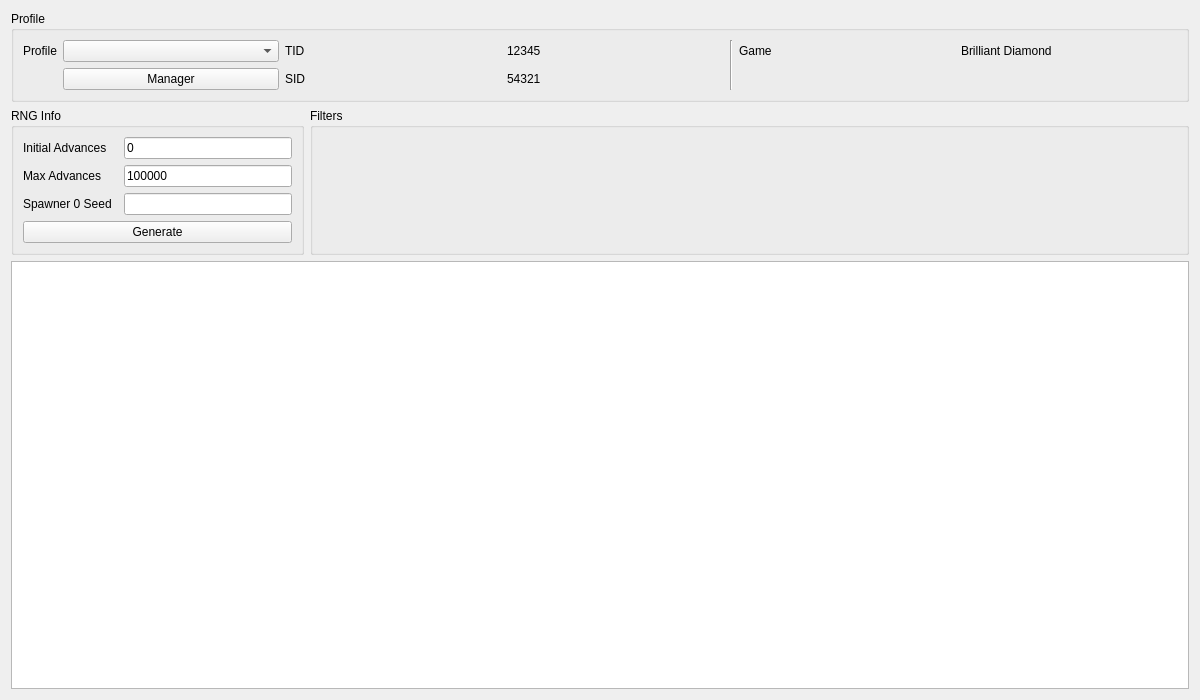
<?xml version="1.0" encoding="UTF-8"?>
<ui version="4.0">
 <class>WildPLA</class>
 <widget class="QWidget" name="WildPLA">
  <property name="geometry">
   <rect>
    <x>0</x>
    <y>0</y>
    <width>1200</width>
    <height>700</height>
   </rect>
  </property>
  <property name="windowTitle">
   <string>Form</string>
  </property>
  <layout class="QGridLayout" name="gridLayout_2">
   <item row="0" column="0" colspan="2">
    <widget class="QGroupBox" name="groupBoxProfile">
     <property name="title">
      <string>Profile</string>
     </property>
     <layout class="QGridLayout" name="gridLayout_4">
      <item row="0" column="3">
       <widget class="QLabel" name="labelProfileTIDValue">
        <property name="text">
         <string notr="true">12345</string>
        </property>
       </widget>
      </item>
      <item row="0" column="2">
       <widget class="QLabel" name="labelProfileTID">
        <property name="text">
         <string>TID</string>
        </property>
       </widget>
      </item>
      <item row="0" column="6">
       <widget class="QLabel" name="labelProfileGame">
        <property name="text">
         <string>Game</string>
        </property>
       </widget>
      </item>
      <item row="1" column="1">
       <widget class="QPushButton" name="pushButtonProfileManager">
        <property name="text">
         <string>Manager</string>
        </property>
       </widget>
      </item>
      <item row="1" column="3">
       <widget class="QLabel" name="labelProfileSIDValue">
        <property name="text">
         <string notr="true">54321</string>
        </property>
       </widget>
      </item>
      <item row="0" column="4" rowspan="2">
       <widget class="Line" name="line">
        <property name="orientation">
         <enum>Qt::Vertical</enum>
        </property>
       </widget>
      </item>
      <item row="0" column="0">
       <widget class="QLabel" name="labelProfile">
        <property name="sizePolicy">
         <sizepolicy hsizetype="Fixed" vsizetype="Preferred">
          <horstretch>0</horstretch>
          <verstretch>0</verstretch>
         </sizepolicy>
        </property>
        <property name="text">
         <string>Profile</string>
        </property>
       </widget>
      </item>
      <item row="0" column="7">
       <widget class="QLabel" name="labelProfileGameValue">
        <property name="text">
         <string>Brilliant Diamond</string>
        </property>
       </widget>
      </item>
      <item row="0" column="1">
       <widget class="QComboBox" name="comboBoxProfiles"/>
      </item>
      <item row="1" column="2">
       <widget class="QLabel" name="labelProfileSID">
        <property name="text">
         <string>SID</string>
        </property>
       </widget>
      </item>
     </layout>
    </widget>
   </item>
   <item row="1" column="1">
    <widget class="QGroupBox" name="groupBoxFilters">
     <property name="sizePolicy">
      <sizepolicy hsizetype="Preferred" vsizetype="Preferred">
       <horstretch>3</horstretch>
       <verstretch>0</verstretch>
      </sizepolicy>
     </property>
     <property name="title">
      <string>Filters</string>
     </property>
     <layout class="QGridLayout" name="gridLayout">
      <item row="0" column="0" rowspan="2">
       <widget class="Filter" name="filter" native="true"/>
      </item>
     </layout>
    </widget>
   </item>
   <item row="2" column="0" colspan="2">
    <widget class="TableView" name="tableView">
     <property name="contextMenuPolicy">
      <enum>Qt::CustomContextMenu</enum>
     </property>
     <attribute name="verticalHeaderVisible">
      <bool>false</bool>
     </attribute>
    </widget>
   </item>
   <item row="1" column="0">
    <widget class="QGroupBox" name="groupBoxRNGInfo">
     <property name="sizePolicy">
      <sizepolicy hsizetype="Preferred" vsizetype="Preferred">
       <horstretch>1</horstretch>
       <verstretch>0</verstretch>
      </sizepolicy>
     </property>
     <property name="title">
      <string>RNG Info</string>
     </property>
     <layout class="QGridLayout" name="gridLayout_3">
      <item row="4" column="1">
       <widget class="QLabel" name="labelSpawner0Seed">
        <property name="sizePolicy">
         <sizepolicy hsizetype="Fixed" vsizetype="Preferred">
          <horstretch>0</horstretch>
          <verstretch>0</verstretch>
         </sizepolicy>
        </property>
        <property name="text">
         <string>Spawner 0 Seed</string>
        </property>
       </widget>
      </item>
      <item row="5" column="1" colspan="3">
       <widget class="QPushButton" name="pushButtonGenerate">
        <property name="enabled">
         <bool>true</bool>
        </property>
        <property name="text">
         <string>Generate</string>
        </property>
       </widget>
      </item>
      <item row="3" column="1">
       <widget class="QLabel" name="labelMaxAdvances">
        <property name="sizePolicy">
         <sizepolicy hsizetype="Fixed" vsizetype="Preferred">
          <horstretch>0</horstretch>
          <verstretch>0</verstretch>
         </sizepolicy>
        </property>
        <property name="text">
         <string>Max Advances</string>
        </property>
       </widget>
      </item>
      <item row="3" column="3">
       <widget class="TextBox" name="textBoxMaxAdvances">
        <property name="text">
         <string notr="true">100000</string>
        </property>
       </widget>
      </item>
      <item row="2" column="3">
       <widget class="TextBox" name="textBoxInitialAdvances">
        <property name="text">
         <string notr="true">0</string>
        </property>
       </widget>
      </item>
      <item row="4" column="3">
       <widget class="TextBox" name="textBoxSpawner0Seed"/>
      </item>
      <item row="2" column="1">
       <widget class="QLabel" name="labelInitialAdvances">
        <property name="sizePolicy">
         <sizepolicy hsizetype="Fixed" vsizetype="Preferred">
          <horstretch>0</horstretch>
          <verstretch>0</verstretch>
         </sizepolicy>
        </property>
        <property name="text">
         <string>Initial Advances</string>
        </property>
       </widget>
      </item>
     </layout>
    </widget>
   </item>
  </layout>
 </widget>
 <customwidgets>
  <customwidget>
   <class>TextBox</class>
   <extends>QLineEdit</extends>
   <header>Forms/Controls/TextBox.hpp</header>
  </customwidget>
  <customwidget>
   <class>TableView</class>
   <extends>QTableView</extends>
   <header>Forms/Controls/TableView.hpp</header>
  </customwidget>
  <customwidget>
   <class>Filter</class>
   <extends>QWidget</extends>
   <header>Forms/Controls/Filter.hpp</header>
   <container>1</container>
  </customwidget>
 </customwidgets>
 <resources/>
 <connections/>
</ui>
